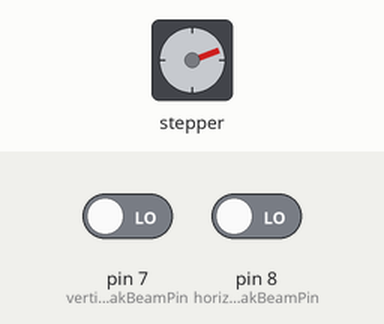
Simulated run of this sketch. Board: Arduino Uno, built with avr-gcc and run on an emulated ATmega328P. Shown: stepper motor. The test bench sets the inputs (shaded band); at power-on: pin 7 (verticalBreakBeamPin) LOW, pin 8 (horizontalBreakBeamPin) LOW. Stepper angles assume 200 steps per turn.

Above: at 1.2 s.
1.3 s: pin 7 (verticalBreakBeamPin) driven HIGH
At 1.65 s:
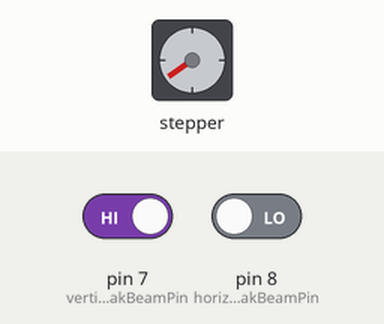
4.3 s: pin 7 (verticalBreakBeamPin) driven LOW
At 4.65 s:
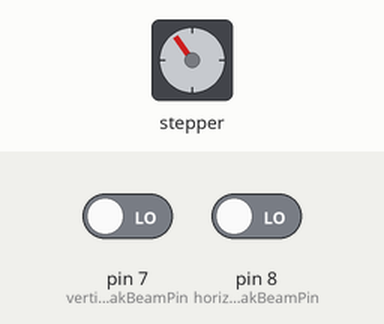
7.3 s: pin 8 (horizontalBreakBeamPin) driven HIGH
At 8.55 s:
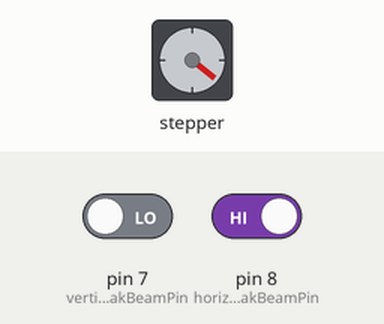
Timing chart, 0 to 19.3 s (numbered marks = the images above; inputs shaded):
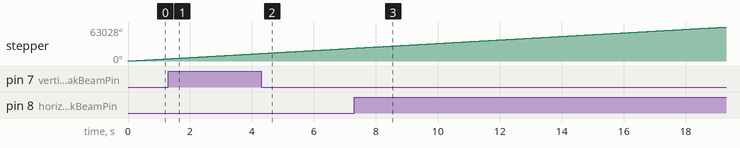

The sketch:

PoEtteryBotCode.ino
```cpp
//This is an example of how you would control 1 stepper

#include <AccelStepper.h>
//All the Motor Things
int motorSpeed = 3000; //maximum steps per second (about 3rps / at 16 microsteps)
//int motorAccel = 80000; //steps/second/second to accelerate

int motorDirPin = 2; //digital pin 2
int motorStepPin = 3; //digital pin 3

int motorDirPin2 = 4; //digital pin 2
int motorStepPin2 = 5; //digital pin 3

//set up the accelStepper intance
//the "1" tells it we are using a driver
AccelStepper stepper1(1, motorStepPin, motorDirPin);
AccelStepper stepper2(1, motorStepPin2, motorDirPin2);

//Break Beam Sensors
//Horizontal Break Beam Sensor
const int horizontalBreakBeamPin = 8; //digital pin 8
//Vertical Break Beam Sensor
const int verticalBreakBeamPin = 7; //digital pin 7
//The last reading from the horizontal break beam sensor
int lastHBreakBeam = 0;
//The last reading from the vertical break beam sensor
int lastVBreakBeam = 0;

//Pressure Sensor
const int maxPressure = 1000;

//Points (Reference from breadboard side)
//Positions
//Positive is up and to the right

//Speeds
//Negative (Up, Right)
//Positive (Down, Left)

const float deltaPosBreak = 0.111/1;
const float targetPoints[4][2] = {{0,-1},{1.15, -1},{3,0}, {0,0}};
int targetIndex = 0;
int finished = 0;
float target[2] = {targetPoints[targetIndex][0], targetPoints[targetIndex][1]};
float pos[2] = {0,0};


void setup(){
  Serial.begin(9600);
  //Motors
  stepper1.setMaxSpeed(5000);
  stepper1.setSpeed(0);

  //Negative Speed is Up
  stepper2.setMaxSpeed(5000);
  stepper2.setSpeed(0);

  //Break Beam Sensors
  //horizontal
  pinMode(horizontalBreakBeamPin, INPUT);
  //vertical
  pinMode(verticalBreakBeamPin, INPUT);
}

void loop(){
  float delta[2] = {target[0] - pos[0], target[1] - pos[1]};
  int hBreakBeamReading = digitalRead(horizontalBreakBeamPin);
  int vBreakBeamReading = digitalRead(verticalBreakBeamPin);
  int pressure = 5;
  if (hBreakBeamReading == 1 && lastHBreakBeam == 0) {
    //Serial.println("h");
    if (delta[0] > 0) {
      pos[0] = pos[0] +  deltaPosBreak;
    } else {
      pos[0] = pos[0] -  deltaPosBreak;
    }
  }
  if (vBreakBeamReading == 1 && lastVBreakBeam == 0) {
    //Serial.println("v");
    if (delta[1] > 0) {
      pos[1] = pos[1] +  deltaPosBreak;
    } else {
      pos[1] = pos[1] -  deltaPosBreak;
    }
  }
  //Are we close enough to the target point
  if (abs(delta[0]) <= 2*deltaPosBreak && abs(delta[1]) <= 2*deltaPosBreak)  {
    //Serial.println("t");
    //Increment the target point by one
    targetIndex = targetIndex+1;
    if (targetIndex == 5) {
      finished = 1;
    }
    //Update our new target position
    target[0] = targetPoints[targetIndex][0];
    target[1] = targetPoints[targetIndex][1];

//We aren't there yet
}else{
  if ((pressure < maxPressure) && (finished == 0)) {
    int hMotorSpeed = delta[0] * motorSpeed;
    int vMotorSpeed = delta[1] * motorSpeed;

    if (abs(delta[0]) < 2*deltaPosBreak) {
      hMotorSpeed = 0;
    }

    if (abs(delta[1]) < 2*deltaPosBreak) {
      vMotorSpeed = 0;
    }
   stepper1.setSpeed(hMotorSpeed);
   stepper2.setSpeed(-vMotorSpeed);

  } else{
    stepper1.setSpeed(0);
    stepper2.setSpeed(0);
  }
}

  stepper1.runSpeed();
  stepper2.runSpeed();

  lastHBreakBeam = hBreakBeamReading;
  lastVBreakBeam = vBreakBeamReading;
}
```
